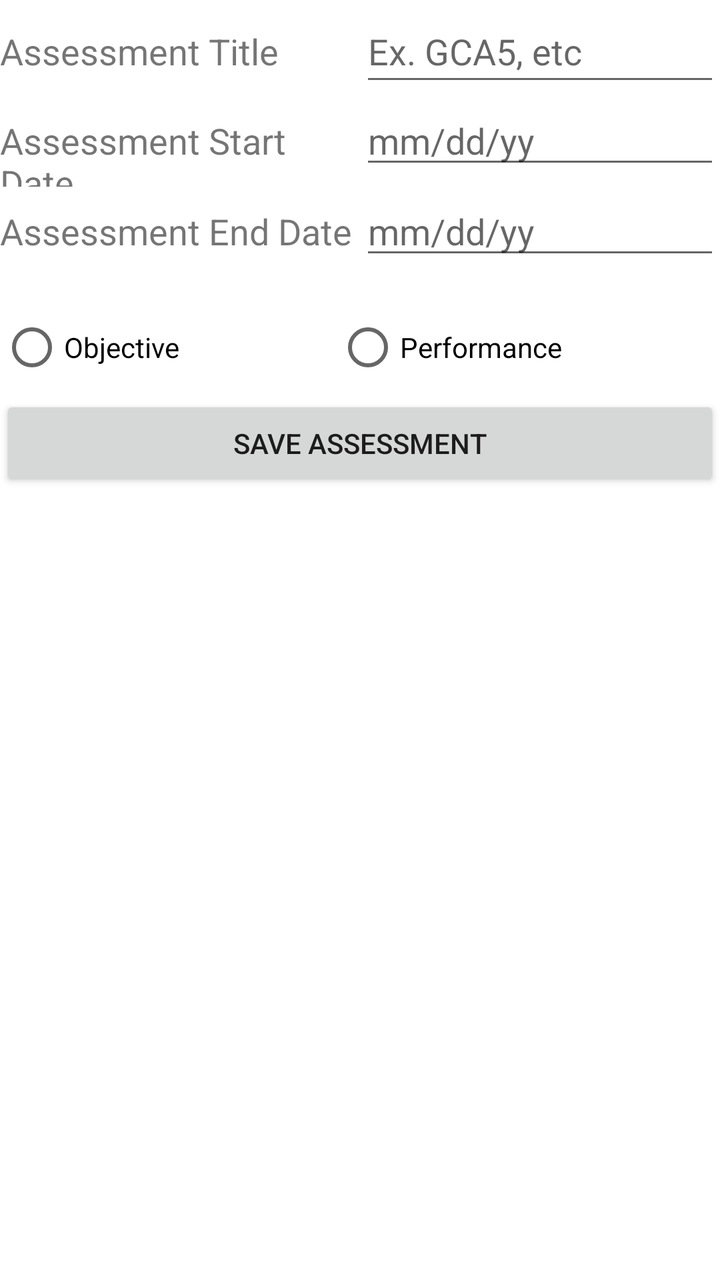
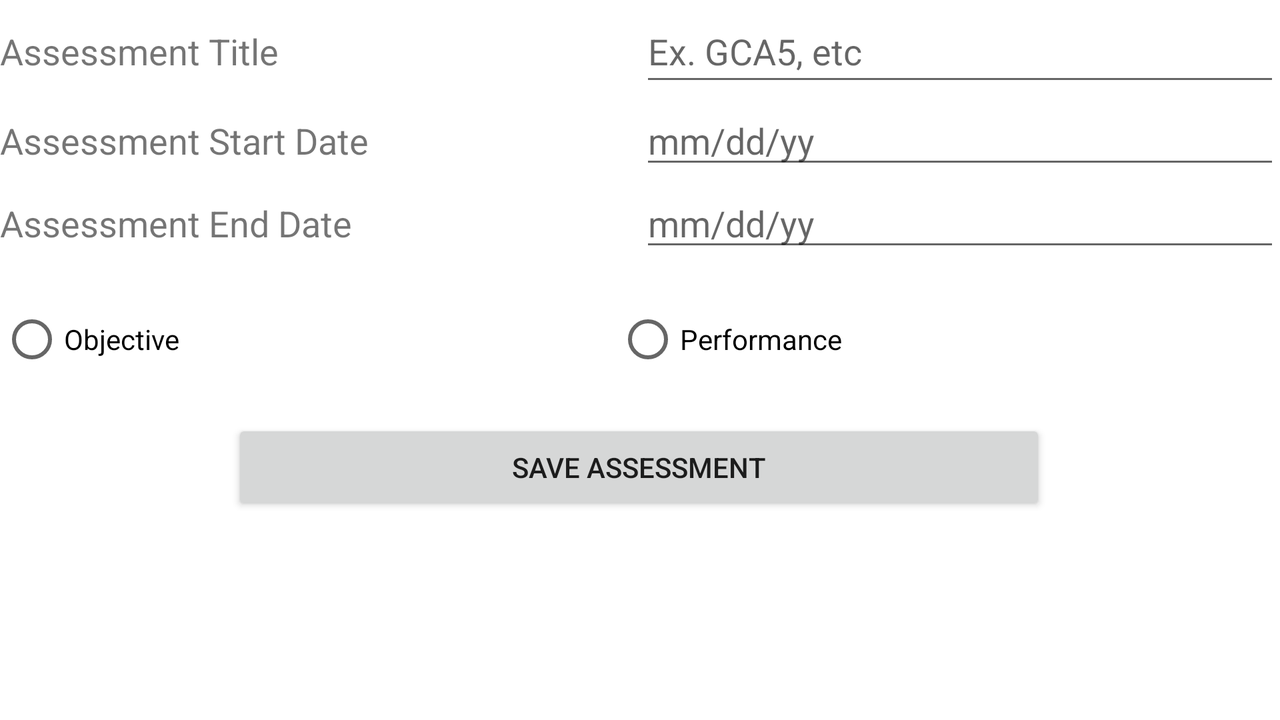

The same Android screen from two of the app's own layout files: first res/layout/ as a phone draws it, then the author's variant for another configuration, drawn on a device whose configuration selects that folder. Both files follow.
<!-- AndroidManifest.xml: application theme Theme.StudentTermTracker -->
<!-- res/layout/activity_add_assessment.xml -->
<?xml version="1.0" encoding="utf-8"?>
<androidx.constraintlayout.widget.ConstraintLayout xmlns:android="http://schemas.android.com/apk/res/android"
    xmlns:app="http://schemas.android.com/apk/res-auto"
    xmlns:tools="http://schemas.android.com/tools"
    android:layout_width="match_parent"
    android:layout_height="match_parent"
    tools:context=".UI.AddAssessment">

    <ScrollView
        android:id="@+id/assessment_scrollview"
        android:layout_width="0dp"
        android:layout_height="wrap_content"
        app:layout_constraintEnd_toEndOf="parent"
        app:layout_constraintStart_toStartOf="parent"
        app:layout_constraintTop_toTopOf="parent">

        <LinearLayout
            android:layout_width="match_parent"
            android:layout_height="wrap_content"
            android:orientation="vertical">

            <LinearLayout
                android:layout_width="match_parent"
                android:layout_height="match_parent"
                android:orientation="horizontal">

                <TextView
                    android:id="@+id/assessment_title"
                    android:layout_width="0dp"
                    android:layout_height="wrap_content"
                    android:layout_weight="1"
                    android:text="@string/assessment_title"
                    android:textSize="18sp" />

                <EditText
                    android:id="@+id/add_assessment_name"
                    android:layout_width="0dp"
                    android:layout_height="48dp"
                    android:layout_weight="1"
                    android:hint="@string/assessment_example"
                    android:importantForAutofill="no"
                    android:inputType="text"
                    tools:ignore="SpeakableTextPresentCheck,TextContrastCheck" />


            </LinearLayout>

            <LinearLayout
                android:layout_width="match_parent"
                android:layout_height="match_parent"
                android:orientation="horizontal">

                <TextView
                    android:id="@+id/assessment_start_date"
                    android:layout_width="0dp"
                    android:layout_height="wrap_content"
                    android:layout_weight="1"
                    android:text="@string/assessment_start_date"
                    android:textSize="18sp" />

                <EditText
                    android:id="@+id/add_assessment_start_date"
                    android:layout_width="0dp"
                    android:layout_height="wrap_content"
                    android:layout_weight="1"
                    android:ems="10"
                    android:hint="@string/date_hint"
                    android:importantForAutofill="no"
                    android:inputType="date"
                    tools:ignore="TouchTargetSizeCheck,TextContrastCheck,DuplicateSpeakableTextCheck" />
            </LinearLayout>

            <LinearLayout
                android:layout_width="match_parent"
                android:layout_height="match_parent"
                android:orientation="horizontal">

                <TextView
                    android:id="@+id/assessment_end_date"
                    android:layout_width="0dp"
                    android:layout_height="wrap_content"
                    android:layout_weight="1"
                    android:text="@string/assessment_end_date"
                    android:textSize="18sp" />

                <EditText
                    android:id="@+id/add_assessment_end_date"
                    android:layout_width="0dp"
                    android:layout_height="wrap_content"
                    android:layout_weight="1"
                    android:ems="10"
                    android:hint="@string/date_hint"
                    android:importantForAutofill="no"
                    android:inputType="date"
                    tools:ignore="TouchTargetSizeCheck,TextContrastCheck" />
            </LinearLayout>

            <RadioGroup
                android:id="@+id/assessment_radio_button_group"
                android:layout_width="match_parent"
                android:layout_height="wrap_content"
                android:layout_marginTop="15dp"
                android:orientation="horizontal"
                app:layout_constraintEnd_toEndOf="parent"
                app:layout_constraintStart_toStartOf="parent"
                app:layout_constraintTop_toBottomOf="@id/assessment_scrollview">

                <RadioButton
                    android:id="@+id/objective_radio_button"
                    android:layout_width="wrap_content"
                    android:layout_height="wrap_content"
                    android:layout_weight="1"
                    android:text="@string/objective_radiobutton_text" />

                <RadioButton
                    android:id="@+id/performance_radio_button"
                    android:layout_width="wrap_content"
                    android:layout_height="wrap_content"
                    android:layout_weight="1"
                    android:text="@string/performance_radiobutton_text"
                    tools:layout_editor_absoluteX="205dp"
                    tools:layout_editor_absoluteY="168dp" />
            </RadioGroup>

            <LinearLayout
                android:layout_width="match_parent"
                android:layout_height="match_parent"
                android:orientation="horizontal" />
            <Button
                android:id="@+id/save_assessment_button"
                android:layout_width="match_parent"
                android:layout_height="match_parent"
                android:onClick="saveNewAssessment"
                android:text="@string/save_assessment"
                app:layout_constraintEnd_toEndOf="parent"
                app:layout_constraintStart_toStartOf="parent"
                app:layout_constraintTop_toBottomOf="@+id/assessment_radio_button_group" />

        </LinearLayout>
    </ScrollView>



</androidx.constraintlayout.widget.ConstraintLayout>
<!-- resources referenced by this layout -->
<resources>
  <string name="assessment_end_date">Assessment End Date</string>
  <string name="assessment_example">Ex. GCA5, etc</string>
  <string name="assessment_start_date">Assessment Start Date</string>
  <string name="assessment_title">Assessment Title</string>
  <string name="date_hint">mm/dd/yy</string>
  <string name="objective_radiobutton_text">Objective</string>
  <string name="performance_radiobutton_text">Performance</string>
  <string name="save_assessment">Save Assessment</string>
  <style name="Theme.StudentTermTracker" parent="Theme.MaterialComponents.DayNight.DarkActionBar">
          
          <item name="colorPrimary">@color/purple_500</item>
          <item name="colorPrimaryVariant">@color/purple_700</item>
          <item name="colorOnPrimary">@color/white</item>
          
          <item name="colorSecondary">@color/teal_200</item>
          <item name="colorSecondaryVariant">@color/teal_700</item>
          <item name="colorOnSecondary">@color/black</item>
          
          <item name="android:statusBarColor" tools:targetApi="l">?attr/colorPrimaryVariant</item>
          
      </style>
</resources>
<!-- res/layout-land/activity_add_assessment.xml (the author's variant of the layout above) -->
<!-- drawn on the phone turned sideways -->
<?xml version="1.0" encoding="utf-8"?>
<androidx.constraintlayout.widget.ConstraintLayout xmlns:android="http://schemas.android.com/apk/res/android"
    xmlns:app="http://schemas.android.com/apk/res-auto"
    xmlns:tools="http://schemas.android.com/tools"
    android:layout_width="match_parent"
    android:layout_height="match_parent"
    tools:context=".UI.AddAssessment">

    <ScrollView
        android:id="@+id/assessment_scrollview"
        android:layout_width="0dp"
        android:layout_height="wrap_content"
        app:layout_constraintEnd_toEndOf="parent"
        app:layout_constraintStart_toStartOf="parent"
        app:layout_constraintTop_toTopOf="parent">

        <LinearLayout
            android:layout_width="match_parent"
            android:layout_height="wrap_content"
            android:orientation="vertical">

            <LinearLayout
                android:layout_width="match_parent"
                android:layout_height="match_parent"
                android:orientation="horizontal">

                <TextView
                    android:id="@+id/assessment_title"
                    android:layout_width="0dp"
                    android:layout_height="wrap_content"
                    android:layout_weight="1"
                    android:text="@string/assessment_title"
                    android:textSize="18sp" />

                <EditText
                    android:id="@+id/add_assessment_name"
                    android:layout_width="0dp"
                    android:layout_height="48dp"
                    android:layout_weight="1"
                    android:hint="@string/assessment_example"
                    android:importantForAutofill="no"
                    android:inputType="text"
                    tools:ignore="SpeakableTextPresentCheck,TextContrastCheck" />


            </LinearLayout>

            <LinearLayout
                android:layout_width="match_parent"
                android:layout_height="match_parent"
                android:orientation="horizontal">

                <TextView
                    android:id="@+id/assessment_start_date"
                    android:layout_width="0dp"
                    android:layout_height="wrap_content"
                    android:layout_weight="1"
                    android:text="@string/assessment_start_date"
                    android:textSize="18sp" />

                <EditText
                    android:id="@+id/add_assessment_start_date"
                    android:layout_width="0dp"
                    android:layout_height="wrap_content"
                    android:layout_weight="1"
                    android:ems="10"
                    android:hint="@string/date_hint"
                    android:importantForAutofill="no"
                    android:inputType="date"
                    tools:ignore="TouchTargetSizeCheck,TextContrastCheck,DuplicateSpeakableTextCheck" />
            </LinearLayout>

            <LinearLayout
                android:layout_width="match_parent"
                android:layout_height="match_parent"
                android:orientation="horizontal">

                <TextView
                    android:id="@+id/assessment_end_date"
                    android:layout_width="0dp"
                    android:layout_height="wrap_content"
                    android:layout_weight="1"
                    android:text="@string/assessment_end_date"
                    android:textSize="18sp" />

                <EditText
                    android:id="@+id/add_assessment_end_date"
                    android:layout_width="0dp"
                    android:layout_height="wrap_content"
                    android:layout_weight="1"
                    android:ems="10"
                    android:hint="@string/date_hint"
                    android:importantForAutofill="no"
                    android:inputType="date"
                    tools:ignore="TouchTargetSizeCheck,TextContrastCheck" />
            </LinearLayout>

            <RadioGroup
                android:id="@+id/assessment_radio_button_group"
                android:layout_width="match_parent"
                android:layout_height="wrap_content"
                android:layout_marginTop="15dp"
                android:orientation="horizontal"
                app:layout_constraintEnd_toEndOf="parent"
                app:layout_constraintStart_toStartOf="parent"
                app:layout_constraintTop_toBottomOf="@id/assessment_scrollview">

                <RadioButton
                    android:id="@+id/objective_radio_button"
                    android:layout_width="wrap_content"
                    android:layout_height="wrap_content"
                    android:layout_weight="1"
                    android:text="@string/objective_radiobutton_text" />

                <RadioButton
                    android:id="@+id/performance_radio_button"
                    android:layout_width="wrap_content"
                    android:layout_height="wrap_content"
                    android:layout_weight="1"
                    android:text="@string/performance_radiobutton_text"
                    tools:layout_editor_absoluteX="205dp"
                    tools:layout_editor_absoluteY="168dp" />
            </RadioGroup>

            <Button
                android:id="@+id/save_assessment_button"
                android:layout_width="match_parent"
                android:layout_height="wrap_content"
                android:layout_marginStart="116dp"
                android:layout_marginTop="16dp"
                android:layout_marginEnd="117dp"
                android:onClick="saveNewAssessment"
                android:text="@string/save_assessment"
                app:layout_constraintEnd_toEndOf="parent"
                app:layout_constraintStart_toStartOf="parent"
                app:layout_constraintTop_toBottomOf="@+id/assessment_radio_button_group" />
        </LinearLayout>
    </ScrollView>

    

</androidx.constraintlayout.widget.ConstraintLayout>
